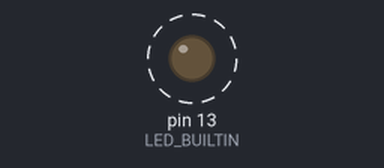
Bench run of a sketch on a simulated Arduino Uno, built with avr-gcc and run on an emulated ATmega328P. Parts: output pins drawn as LEDs (lit = HIGH). Dashed ring = blinking. Random numbers use the default seed unless the sketch sets one; what the sketch prints to the serial monitor is not drawn.

Above: at 0.2 s.
Timing chart, 0 to 3.0 s (numbered marks = the images above):
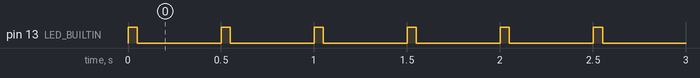

Measured:
- by itself, pin 13 (LED_BUILTIN): alternates HIGH for 0.05 s and LOW for 0.45 s

The sketch:

logger1.ino
```cpp
void setup() {
  // initialize serial comms
  Serial.begin(19200);
  pinMode(LED_BUILTIN, OUTPUT);
}

//// print signals
void loop() {
  digitalWrite(LED_BUILTIN, HIGH);
  Serial.println(random(-2,2));
  delay(50);
  digitalWrite(LED_BUILTIN, LOW);
  delay(450);
}
```
